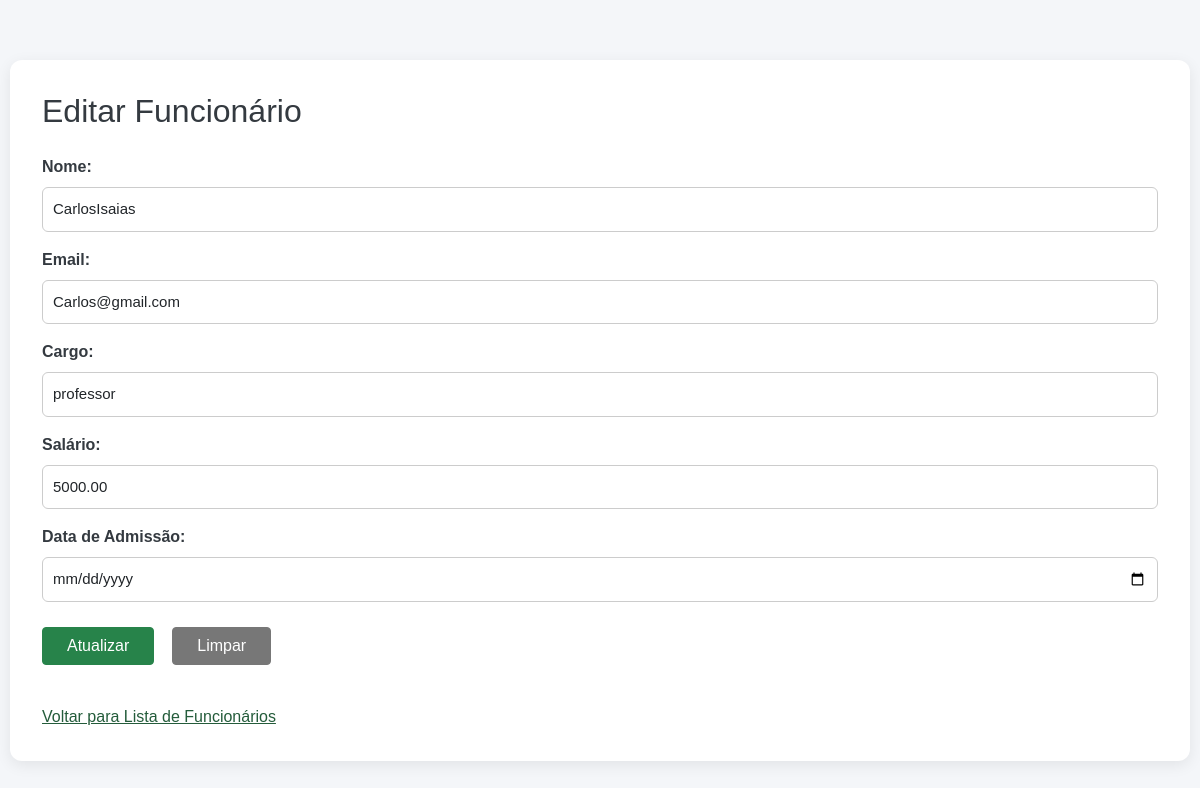
The app's page /funcionario/editar.php?id=1 with its own data.
### tables this page shows
CREATE TABLE `funcionario` (
  `id` int(11) NOT NULL,
  `nome` varchar(100) NOT NULL,
  `email` varchar(200) DEFAULT NULL,
  `cargo` varchar(50) NOT NULL,
  `salario` decimal(10,2) NOT NULL,
  `data_admissao` date NOT NULL,
  `ativo` tinyint(1) NOT NULL DEFAULT 1
);

### funcionario/editar.php (the view, shortened to what this page needs)
<?php
require_once('../conexao.php');
$id = (int) $_GET['id'];
$sql = "SELECT * FROM funcionario WHERE id = ?";
$stmt = mysqli_prepare($conexao, $sql);
mysqli_stmt_bind_param($stmt, "i", $id);
mysqli_stmt_execute($stmt);
$result = mysqli_stmt_get_result($stmt);
$funcionario = mysqli_fetch_assoc($result);
$dataAdmissao = $funcionario['data_admissao'];
if ($dataAdmissao == '0000-00-00') {
    $dataAdmissao = '';
}
?>
<html lang="pt-BR">
<head>
    <link href="https://cdn.jsdelivr.net/npm/bootstrap@5.0.2/dist/css/bootstrap.min.css" rel="stylesheet">
    <link rel="stylesheet" href="../main.css">
</head>
<body>
    <div class="container container-formulario">
        <h2>Editar Funcionário</h2>
        <form action="atualizar.php" method="POST">
            <div class="mb-3">
                <label for="nome" class="form-label">Nome:</label>
                <input
                    type="text"
                    class="form-control"
                    id="nome"
                    name="nome"
                    value="<?= htmlspecialchars($funcionario['nome']) ?>"
                    required
                >
            </div>
            <div class="mb-3">
                <label for="email" class="form-label">Email:</label>
                <input
                    type="email"
                    class="form-control"
                    id="email"
                    name="email"
                    value="<?= htmlspecialchars($funcionario['email']) ?>"
                    required
                >
            </div>
            <div class="mb-3">
                <label for="cargo" class="form-label">Cargo:</label>
                <input
                    type="text"
                    class="form-control"
                    id="cargo"
                    name="cargo"
                    value="<?= htmlspecialchars($funcionario['cargo']) ?>"
                    required
                >
            </div>
            <div class="mb-3">
                <label for="salario" class="form-label">Salário:</label>
                <input
                    type="number"
                    class="form-control"
                    id="salario"
                    name="salario"
                    step="0.01"
                    min="0"
                    value="<?= htmlspecialchars($funcionario['salario']) ?>"
                    required
                >
            </div>
            <div class="mb-3">
                <label for="data_admissao" class="form-label">
                    Data de Admissão:
                </label>
                <input
                    type="date"
                    class="form-control"
                    id="data_admissao"
                    name="data_admissao"
                    value="<?= htmlspecialchars($dataAdmissao) ?>"
                    required
                >
            </div>
            <div class="botoes">
                <button type="submit" class="btn btn-success px-4">
                    Atualizar
                </button>
                <button type="reset" class="btn btn-secondary px-4 ms-2">
                    Limpar
                </button>
            </div>
        </form>
        <a href="listar.php" class="link-voltar">
            Voltar para Lista de Funcionários
        </a>
    </div>
</body>
</html>

### main.css (style rules this page uses)
* { margin: 0; padding: 0; box-sizing: border-box; }
:root { --verde-principal: #245c3b; --verde-secundario: #27834a; --verde-hover: #1c6538; --cinza-fundo: #f4f6f9; --cinza-texto: #343a40; --cinza-botao: #777; --branco: #ffffff; }
body { font-family: Arial, sans-serif; background-color: var(--cinza-fundo); color: #333; min-height: 100vh; }
.container-formulario, .container-principal, .container.mt-5 { background-color: var(--branco); border-radius: 12px; box-shadow: 0 4px 15px rgba(0, 0, 0, 0.08); }
.container-formulario { max-width: 1180px; margin: 60px auto; padding: 32px; }
.container-formulario h1, .container-formulario h2, .container.mt-5 h1, .container.mt-5 h2 { color: var(--cinza-texto); margin-bottom: 25px; }
.form-label { display: block; margin-bottom: 8px; font-weight: bold; color: var(--cinza-texto); }
.form-control { width: 100%; padding: 10px; border: 1px solid #ccc; border-radius: 6px; font-size: 15px; }
.btn-success { background-color: var(--verde-secundario); border-color: var(--verde-secundario); }
.btn-secondary { background-color: var(--cinza-botao); border-color: var(--cinza-botao); }
.botoes { display: flex; flex-wrap: wrap; gap: 10px; margin-top: 25px; margin-bottom: 20px; }
.container-formulario a, .container.mt-5 > a:not(.btn) { color: var(--verde-principal); }

### funcionario/editar.php (style rules this page uses)
body { background-color: #f4f6f9; }
.container-formulario { max-width: 1180px; margin: 60px auto; padding: 32px; background-color: #ffffff; border-radius: 12px; box-shadow: 0 4px 15px rgba(0, 0, 0, 0.08); }
.container-formulario h2 { color: #343a40; margin-bottom: 25px; }
.form-label { font-weight: 600; color: #343a40; }
.form-control { padding: 10px; border-radius: 6px; }
.botoes { margin-top: 25px; }
.link-voltar { display: inline-block; margin-top: 20px; color: #198754; text-decoration: underline; }

### records on screen
funcionario: nome "CarlosIsaias", email "Carlos@gmail.com", cargo "professor", salario "5000.00"
